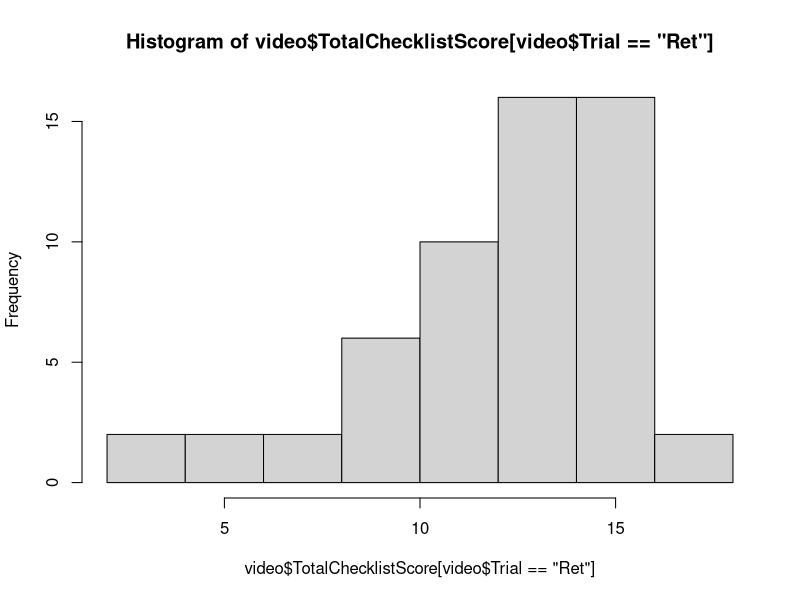
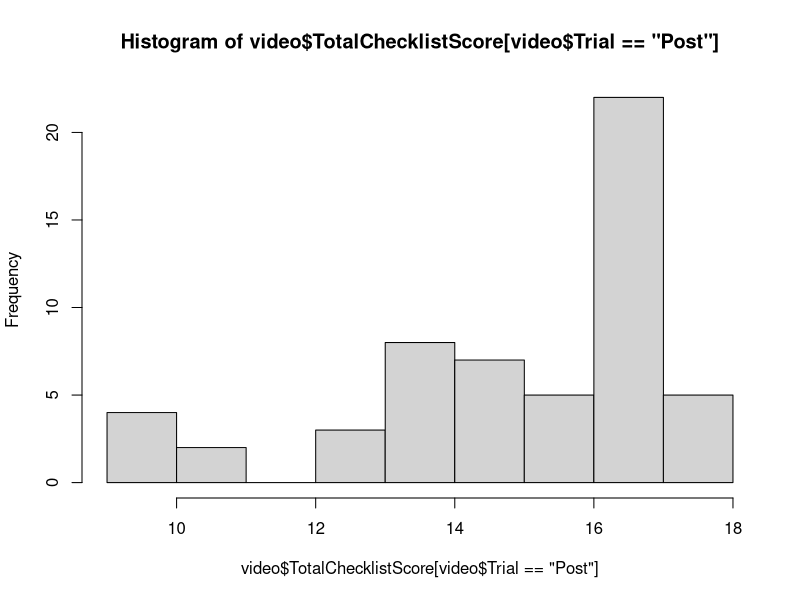
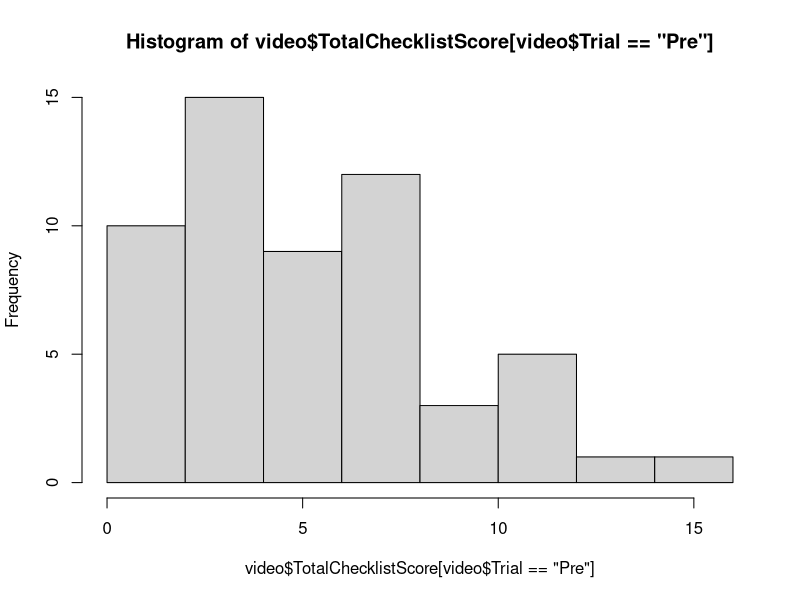
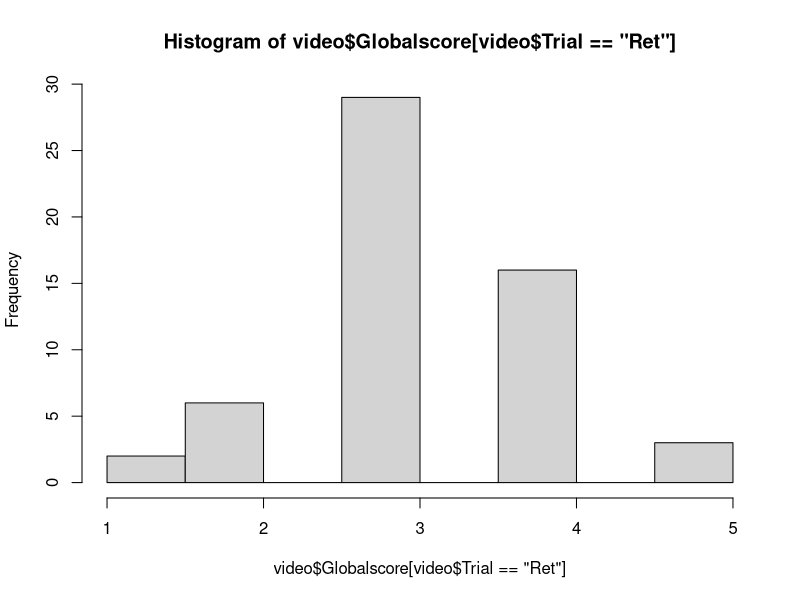
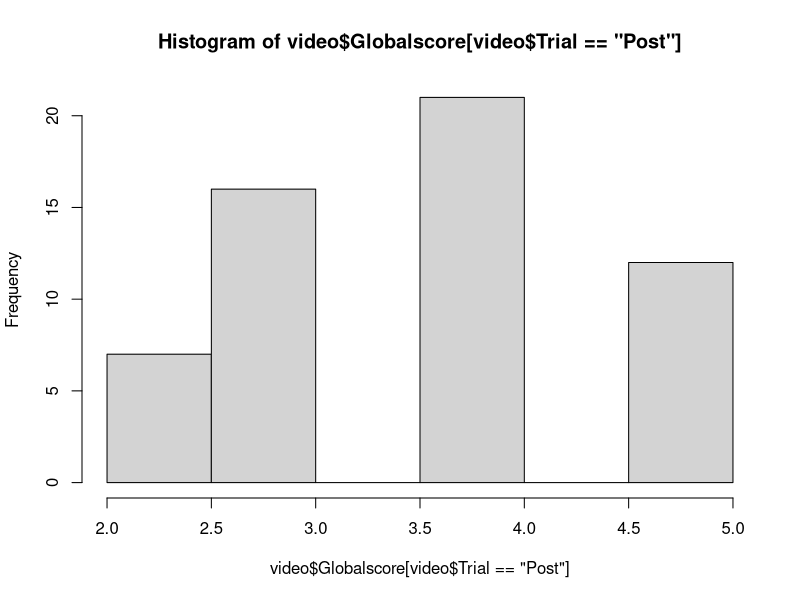
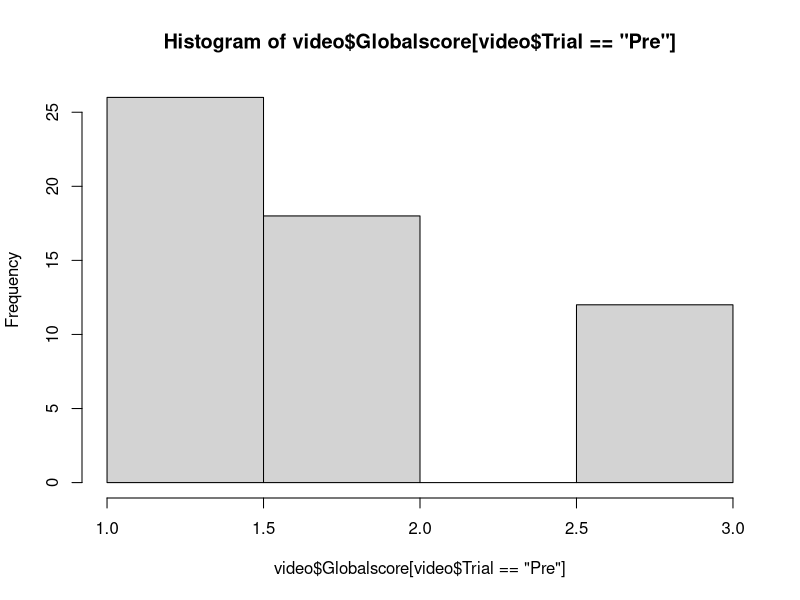

Generate these figures, in order, with R: (Note: this script raises an error after producing the figures.)
setwd("C:\\Users\\KOU\\Documents\\GitHub\\Anesthesia-Resident-FAER-study")
demog <- read.table("DEMOG.txt", header=T, sep="\t")
video <- read.table("VIDEO.txt", header=T, sep="\t")
survey <- read.table("SURVEY.txt", header=T, sep="\t")

#data type transforms
	demog <- replace(apply(demog, 2, as.character), demog=="Y",1)
	demog <- replace(apply(demog, 2, as.character), demog=="N",0)
	demog <- replace(apply(demog, 2, as.character), demog=="M",1)
	demog <- replace(apply(demog, 2, as.character), demog=="F",0)
	demog <- data.frame(demog)
	survey <- replace(apply(survey , 2, as.character), survey =="SD",1)
	survey <- replace(apply(survey , 2, as.character), survey =="D",2)
	survey <- replace(apply(survey , 2, as.character), survey =="A",3)
	survey <- replace(apply(survey , 2, as.character), survey =="SA",4)
	survey <- data.frame(survey )

#Pseudo descriptive statistics; searching for differences in subpops
	aggregate(apply(demog, 2, as.numeric), by=list(demog$Group), mean)
	x <- aggregate(apply(demog[demog$Trial=="Pre",], 2, as.numeric), by=list(demog[demog$Trial=="Pre",]$Group), mean)
	x.1 <- data.frame(t(x))
	colnames(x.1) <- c("Control","Intervention")
	x.1 <- apply(x.1, 2, as.character)
	x.1 <- apply(x.1, 2, as.numeric)
	x.1 <- apply(x.1, 2, round, digits=2)
	rownames(x.1) <- colnames(x)
	aggregate(apply(video, 2, as.numeric), by=list(video$Group), mean)
	aggregate(apply(video, 2, as.numeric), by=list(video$Trial), mean)
	aggregate( TotalChecklistScore~Trial+Group, video, mean )
	aggregate( TotalChecklistScore~Reviewer+Trial, video, mean )

	aggregate(apply(survey , 2, as.numeric), by=list(survey$Group), mean)
	aggregate(apply(survey , 2, as.numeric), by=list(survey$Trial), mean)

#Histograms of score dist
	hist(video$TotalChecklistScore[video$Trial=="Ret"])
	hist(video$TotalChecklistScore[video$Trial=="Post"])
	hist(video$TotalChecklistScore[video$Trial=="Pre"])
	hist(video$Globalscore[video$Trial=="Ret"])
	hist(video$Globalscore[video$Trial=="Post"])
	hist(video$Globalscore[video$Trial=="Pre"])

#Scattermatrix bundles
	library(car)
	Ret <- video$TotalChecklistScore[video$Trial=="Ret" & video$Reviewer==1]
	Post <- video$TotalChecklistScore[video$Trial=="Post" & video$Reviewer==1]
	Pre <- video$TotalChecklistScore[video$Trial=="Pre" & video$Reviewer==1]
	a1 <- Post-Pre
	a2 <- Ret-Post
	a3 <- Ret-Pre
	c1 <- as.numeric(as.character(demog$PreviousPNBn[demog$Trial=="Pre"]))
	cc <- as.numeric(as.character(demog$PreviousUSLinesn[demog$Trial=="Pre"]))
	ccc <- as.numeric(as.character(demog$PreviousObsPNBn[demog$Trial=="Pre"]))
	d <- as.numeric(as.character(demog$TimeSpentinSimPrac.s.[demog$Trial=="Pre"]))
	e1 <- as.numeric(as.character(survey$PNBConfid[survey$Trial=="Pre"]))
	e2 <- as.numeric(as.character(survey$PNBConfid[survey$Trial=="Post"]))		
	e3 <- as.numeric(as.character(survey$PNBConfid[survey$Trial=="Ret"]))
	f <- as.numeric(as.character(demog$Age[demog$Trial=="Pre"]))
	x <- as.numeric(as.character(demog$Gender[demog$Trial=="Pre"]))
	y <- demog$Group[demog$Trial=="Pre"]
	scatterplotMatrix(~Pre+Post+Ret+e1+e2+e3+d|y, var.labels=c("Pre", "Post", "Ret", "Confid-Pre", "Confid-Post", "Confid-Ret", "Time Spent"))
	scatterplotMatrix(~a1+a2+a3+e1+e2+e3+d|y, var.labels=c("df(Post,Pre)", "df(Ret,Post)", "df(Ret,Pre)", "Confid-Pre", "Confid-Post", "Confid-Ret", "Time Spent"))
	scatterplotMatrix(~Pre+Post+Ret+c1+cc+ccc+d|y, var.labels=c("Pre", "Post", "Ret", "nPNBexp", "nUSLines", "nPNBObs", "Time Spent"))
	scatterplotMatrix(~a1+a2+a3+c1+cc+ccc+d|y, var.labels=c("df(Post,Pre)", "df(Ret,Post)", "df(Ret,Pre)", "nPNBexp", "nUSLines", "nPNBObs", "Time Spent"))

	#Model Selection (bidirectional) fit <- lm(Post~ c1+ cc + ccc + d + x + y )
		library(MASS)
		fit <- lm(Post~ c1+ cc + ccc  )
		step <- stepAIC(fit, direction="both")
		step$anova # display results
		summary(lm(Post~  d+x  ))


#Comparison Tests 
	#T-tests between Intv and Cntl groups
	t.test(video$TotalChecklistScore[video$Trial=="Ret" & video$Group=="c"],
	video$TotalChecklistScore[video$Trial=="Ret" & video$Group=="i"],paired=TRUE)
	t.test(video$TotalChecklistScore[video$Trial=="Post" & video$Group=="c"],
	video$TotalChecklistScore[video$Trial=="Post" & video$Group=="i"],paired=TRUE)
	t.test(video$TotalChecklistScore[video$Trial=="Pre" & video$Group=="c"],
	video$TotalChecklistScore[video$Trial=="Pre" & video$Group=="i"],paired=TRUE)
	
	#Chi-sq tests of global score
	chisq.test(table(video$Globalscore[video$Trial=="Ret"], video$Group[video$Trial=="Ret"]))
	chisq.test(table(video$Globalscore[video$Trial=="Post"], video$Group[video$Trial=="Post"]))
	chisq.test(table(video$Globalscore[video$Trial=="Pre"], video$Group[video$Trial=="Pre"]))

	#Chi-sq tests of confidence statement
	chisq.test(table(survey$PNBConfid[survey$Trial=="Ret"], survey$Group[survey$Trial=="Ret"]))
	chisq.test(table(survey$PNBConfid[survey$Trial=="Post"], survey$Group[survey$Trial=="Post"]))
	chisq.test(table(survey$PNBConfid[survey$Trial=="Pre"], survey$Group[survey$Trial=="Pre"]))
		#3 time points
		chisq.test(table(survey$PNBConfid, survey$Trial))

#Barplot of Cntl/Intv.Pre/Post/Ret
	par(mfrow=c(1,2))
	dh <- video$Trial
	levels(dh) <- c(2,1,3)
	dh <- as.numeric(as.character(dh))
	ah <- video$Group
	boxplot(video$TotalChecklistScore~ah+dh, ylab="Checklist Score [0-18]", xaxt="n", col = "grey")
	axis(1, at=1:6, sapply(c("Pre", "Post", "Ret"), paste, c("Cntl","Intv"), sep=".")[1:6], cex.axis=0.8)
	boxplot(video$Globalscore~ah+dh, ylab="Global Score [1-5]", xaxt="n", col = "grey")
	axis(1, at=1:6, sapply(c("Pre", "Post", "Ret"), paste, c("Cntl","Intv"), sep=".")[1:6], cex.axis=0.8)

#Barplot of Confidence Cntl/Intv.Pre/Post/Ret
	par(mfrow=c(1,2))
	confid.tab <- aggregate( PNBConfid~Trial+Group, survey, table)
	barplot(t(confid.tab[c(2,5,1,4,3,6),3]), legend = 1:4, beside=TRUE, xlim=c(0,35))
	dh <- confid.tab[1:6,2]
	levels(dh) <- c("Cntl", "Intv")
	mylabels <- paste(unlist(confid.tab[1]), dh, sep=".")[c(2,5,1,4,3,6)]
	axis(1, labels=mylabels, at=seq(2.0, 30, by=5.2), tick=F, cex.axis=0.75)
	confid.tab <- aggregate( PNBConfid~Trial+Group, survey, table)
	barplot(t(confid.tab[c(2,5,1,4,3,6),3]), xlim=c(0,8.5), legend = 1:4, beside=F)
	axis(1, labels=mylabels, at=seq(0.75, 6.75, by=1.2), tick=F, cex.axis=0.75)

#Video score items over test period [1-18]
	items <- aggregate(.~Trial, video, sum )[c(2,1,3),]
	plot(rep(c(1,2,3),18),unlist(items[,6:23])/56, xlim=c(1,4.5), xaxt="n", ylab="%Correct", xlab="")
	axis(1, at=1:3, c("Pre", "Post", "Ret"))
	apply(items[,6:23]/56,2, lines, x=c(1,2,3))
	mytextPos <- items[3,6:23][order(items[3,6:23], decreasing=T)]
	plainNames <- sub("^X\\d+\\.", "", colnames(mytextPos))
	text(c(rep(3.1,4), 3.6, 4.15, 3.1, 3.6, 4.15, 3.1, 3.6, 4.15,  3.1, 3.1, 3.6, 3.1, 3.1, 3.1),mytextPos/56, plainNames, pos=4, cex=0.9)

#Individual Subject Travel Plot
	pre.sc <- video$TotalChecklistScore[video$Trial=="Pre" & video$Reviewer==2]
	post.sc <- video$TotalChecklistScore[video$Trial=="Post" & video$Reviewer==2]
	ret.sc <- video$TotalChecklistScore[video$Trial=="Ret" & video$Reviewer==2]
	my.groupi <- video$Group[seq(1,length(video$Group), by=6)]=="i"
	my.groupo <- !(my.groupi)
	rbind(pre.sc, post.sc, ret.sc)
	par(mfrow=c(1,2))
	plot(rep(1:3,1, each=28), c(pre.sc, post.sc, ret.sc))
	points(rbind(pre.sc[my.groupi], post.sc[my.groupi], ret.sc[my.groupi]), x=rep(1:3,14), col="red")
	points(rbind(pre.sc[my.groupo], post.sc[my.groupo], ret.sc[my.groupo]), x=rep(1:3,14), col="blue")
	apply(rbind(pre.sc[my.groupi], post.sc[my.groupi], ret.sc[my.groupi]),2, lines, x=c(1,2,3), col="red")
	apply(rbind(pre.sc[my.groupo], post.sc[my.groupo], ret.sc[my.groupo]),2, lines, x=c(1,2,3), col="blue")
	list1 <- c(pre.sc[my.groupi], post.sc[my.groupi], ret.sc[my.groupi])
	list2 <- c(pre.sc[my.groupo], post.sc[my.groupo], ret.sc[my.groupo])
	ft <- c(pre.sc[my.groupi]%in%pre.sc[my.groupo],
	post.sc[my.groupi]%in%post.sc[my.groupo],
	ret.sc[my.groupi]%in%ret.sc[my.groupo])
	points(c(pre.sc[my.groupi], post.sc[my.groupi], ret.sc[my.groupi])[ft], x=rep(1:3,1, each=14)[ft], col="purple", pch=16)

#ICC between rater1 and rater2
	library(psych)
	#Total score
	data.ICC <- cbind(subset(video["TotalChecklistScore"], video$Reviewer==1),subset(video["TotalChecklistScore"], video$Reviewer==2))
	colnames(data.ICC) <- c("Rater1", "Rater2")
	ICC(data.ICC)
	#Global score
	data.ICC <- cbind(subset(video["Globalscore"], video$Reviewer==1),subset(video["Globalscore"], video$Reviewer==2))
	colnames(data.ICC) <- c("Rater1", "Rater2")
	ICC(data.ICC)
	#Pre
	data.ICC <- cbind(subset(video["TotalChecklistScore"], video$Reviewer==1 & video$Trial=="Pre"),subset(video["TotalChecklistScore"], video$Reviewer==2  & video$Trial=="Pre"))
	colnames(data.ICC) <- c("Rater1", "Rater2")
	ICC(data.ICC)
	#Post
	data.ICC <- cbind(subset(video["TotalChecklistScore"], video$Reviewer==1 & video$Trial=="Post"),subset(video["TotalChecklistScore"], video$Reviewer==2  & video$Trial=="Post"))
	colnames(data.ICC) <- c("Rater1", "Rater2")
	ICC(data.ICC)
	#Ret
	data.ICC <- cbind(subset(video["TotalChecklistScore"], video$Reviewer==1 & video$Trial=="Ret"),subset(video["TotalChecklistScore"], video$Reviewer==2  & video$Trial=="Ret"))
	colnames(data.ICC) <- c("Rater1", "Rater2")
	ICC(data.ICC)

#TukeyHSD for checklistscore
	dh <- as.numeric(as.character(survey$TotalChecklistScore))
	fm1 <- aov(dh ~ survey$Group + survey$Trial)
	summary(fm1)
	TukeyHSD(fm1, ordered = TRUE)

